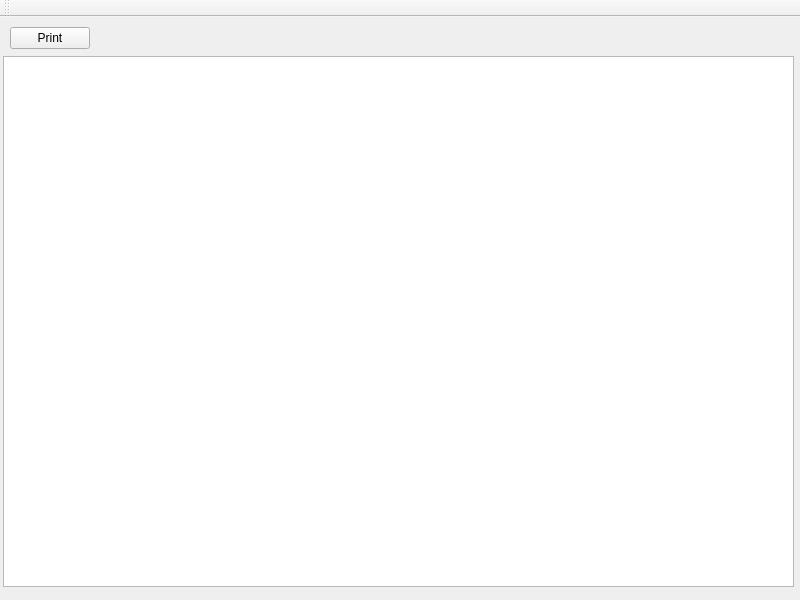
<?xml version="1.0" encoding="UTF-8"?>
<ui version="4.0">
 <class>MainWindow</class>
 <widget class="QMainWindow" name="MainWindow">
  <property name="geometry">
   <rect>
    <x>0</x>
    <y>0</y>
    <width>800</width>
    <height>600</height>
   </rect>
  </property>
  <property name="windowTitle">
   <string>MainWindow</string>
  </property>
  <widget class="QWidget" name="centralwidget">
   <widget class="QPushButton" name="pushButton">
    <property name="geometry">
     <rect>
      <x>10</x>
      <y>10</y>
      <width>80</width>
      <height>22</height>
     </rect>
    </property>
    <property name="text">
     <string>Print</string>
    </property>
   </widget>
   <widget class="QTextEdit" name="textEdit">
    <property name="geometry">
     <rect>
      <x>3</x>
      <y>39</y>
      <width>791</width>
      <height>531</height>
     </rect>
    </property>
   </widget>
  </widget>
  <widget class="QToolBar" name="toolBar">
   <property name="windowTitle">
    <string>toolBar</string>
   </property>
   <attribute name="toolBarArea">
    <enum>TopToolBarArea</enum>
   </attribute>
   <attribute name="toolBarBreak">
    <bool>false</bool>
   </attribute>
  </widget>
 </widget>
 <resources/>
 <connections/>
</ui>
